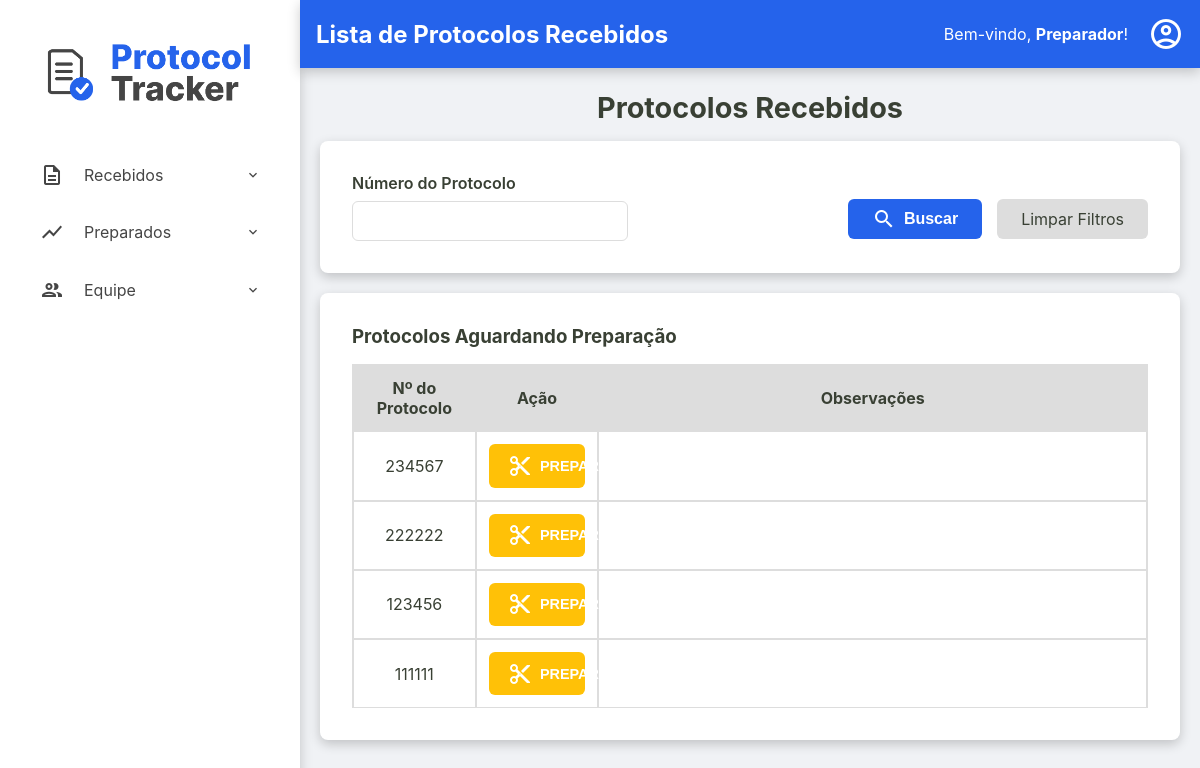
Page /preparadores/recebidos (signed in) on the earlier database version.
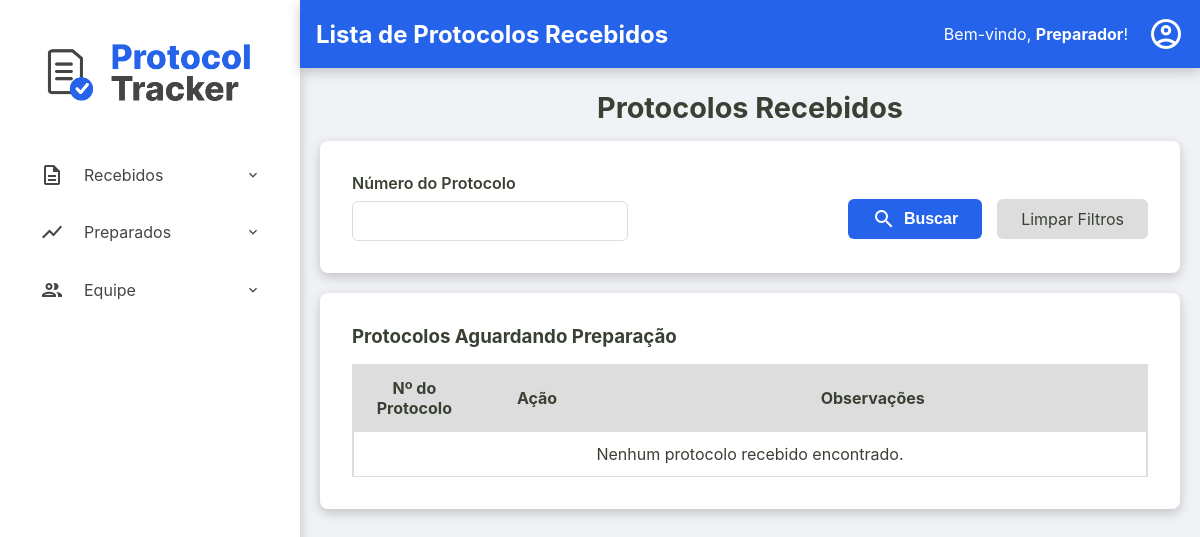
Same page on the later database version.
### tables this page shows
CREATE TABLE protocolos (
    id TEXT PRIMARY KEY,
    id_remessa TEXT NOT NULL,
    numero_protocolo TEXT NOT NULL UNIQUE,
    data_preparacao TEXT NULL,
    id_preparador INTEGER NULL,
    data_digitalizacao TEXT NULL,
    id_digitalizador INTEGER NULL,
    status TEXT NOT NULL DEFAULT 'RECEBIDO',
    quantidade_paginas INTEGER NULL CHECK (quantidade_paginas >= 0),
    observacoes TEXT NULL,
    FOREIGN KEY (id_remessa) REFERENCES remessas (id),
    FOREIGN KEY (id_preparador) REFERENCES usuarios (id),
    FOREIGN KEY (id_digitalizador) REFERENCES usuarios (id)
  );

### src/Controller/ProtocoloController.php (called while the page is built, shortened)
<?php
class ProtocoloController
{
    public function preparadores_listaRecebidos()
    {
        try {
            $numeroFiltro = $_GET['numero_protocolo'] ?? null;
            $listaProtocolosRecebidos = $this->protocoloRepository->searchByNumeroEStatus($numeroFiltro, 'RECEBIDO');
            require __DIR__ . '/../../templates/preparadores/recebidos.php';
        } catch (Exception $e) {
            $this->home($e->getMessage());
        }
    }
}

### src/Repository/ProtocoloRepository.php (called while the page is built, shortened)
<?php
class ProtocoloRepository implements ProtocoloRepositoryInterface
{
    private PDO $connection;
    public function __construct(PDO $connection)
    {
        $this->connection = $connection;
    }
    public function searchByNumeroEStatus(?string $numero_protocolo = null, string $status): array
    {
        $sqlConditions = [];
        $parameters = [];
        $sqlConditions[] = 'status = :status';
        $parameters[':status'] = $status;
        $sqlQuery = 'SELECT * FROM protocolos WHERE ' . implode(' AND ', $sqlConditions) . ' ORDER BY numero_protocolo DESC;';
        $stmt = $this->connection->prepare($sqlQuery);
        $stmt->execute($parameters);
        return $this->hidrataLista($stmt);
    }
    private function hidrataLista(PDOStatement $stmt): array
    {
        $listaDeProtocolos = [];
        while($dadosProtocolo = $stmt->fetch()){
            $listaDeProtocolos[] = Protocolo::fromArray($dadosProtocolo);
        }
        return $listaDeProtocolos;
    }
}

### src/Model/Protocolo.php (called while the page is built, shortened)
<?php
class Protocolo {
    public function getId(): ?string { return $this->id; }
    public function getNumeroProtocolo(): string { return $this->numero_protocolo; }
    public function getObservacoes(): ?string { return $this->observacoes; }
    public static function fromArray(array $array): self
    {
        try {
            $data_preparacao = isset($array['data_preparacao']) ? new DateTimeImmutable($array['data_preparacao']) :  null;
            $data_digitalizacao = isset($array['data_digitalizacao']) ? new DateTimeImmutable($array['data_digitalizacao']) :  null;
        } catch (Exception $e) {
            throw new Exception("Falha ao criar data");
        }
        return new self(
            $array['id'],
            $array['id_remessa'],
            $array['numero_protocolo'],
            $data_preparacao,
            isset($array['id_preparador']) ? (int) $array['id_preparador'] : null,
            $data_digitalizacao,
            isset($array['id_digitalizador']) ? (int) $array['id_digitalizador'] : null,
            $array['status'],
            isset($array['quantidade_paginas']) ? (int) $array['quantidade_paginas'] : null,
            $array['observacoes'] ?? null,
        );
    }
}

### templates/preparadores/recebidos.php (the view, shortened to what the changed rows need)
<?php require __DIR__ . '/../components/_header.php'; ?>
<h2>Protocolos Recebidos</h2>
<div class="container-principal-busca">
<div class="listagem-container">
    <table class="protocolos-table datatable-js tabela-protocolos" id="tabela-protocolos">
        <thead>
            <tr>
                <th>Nº do Protocolo</th>
                <th class="acoes-header">Ação</th>
                <th>Observações</th>
            </tr>
        </thead>
        <tbody>
            <?php if (empty($listaProtocolosRecebidos)): ?>
                <tr>
                    <td colspan="4" class="nenhum-resultado">Nenhum protocolo recebido encontrado.</td>
                </tr>
            <?php endif; ?>
            <?php foreach ($listaProtocolosRecebidos as $protocolo): ?>
                <tr>
                    <td><?= htmlspecialchars($protocolo->getNumeroProtocolo()) ?></td>
                    <td class="acoes-cell">
                        <button
                            type="button"
                            class="btn-acao-preparar open-modal-preparar"
                            data-protocolo-id="<?= htmlspecialchars($protocolo->getId()) ?>"
                            data-protocolo-numero="<?= htmlspecialchars($protocolo->getNumeroProtocolo()) ?>"
                        >
                            <span class="material-icons-outlined">content_cut</span> Preparar
                        </button>
                    </td>
                    <td class="coluna-observacoes" title="<?= htmlspecialchars($protocolo->getObservacoes() ?? '') ?>">
                    </td>
                </tr>
            <?php endforeach; ?>
        </tbody>
    </table>
</div>
</div>
<?php require __DIR__ . '/../components/_footer.php'; ?>

Differences in the rows shown:
removed protocolos: numero_protocolo "234567"
removed protocolos: numero_protocolo "222222"
removed protocolos: numero_protocolo "123456"
removed protocolos: numero_protocolo "111111"
Other differences:
text now shown: "Nenhum protocolo recebido encontrado."
